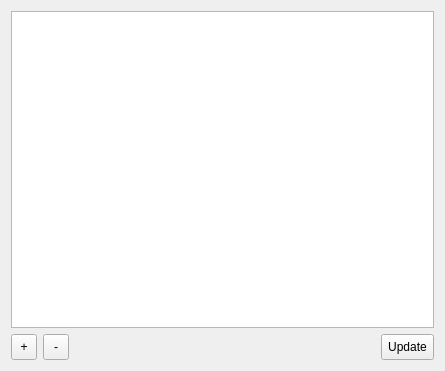
<?xml version="1.0" encoding="UTF-8"?>
<ui version="4.0">
 <class>Form</class>
 <widget class="QWidget" name="Form">
  <property name="geometry">
   <rect>
    <x>0</x>
    <y>0</y>
    <width>445</width>
    <height>371</height>
   </rect>
  </property>
  <property name="sizePolicy">
   <sizepolicy hsizetype="Minimum" vsizetype="Minimum">
    <horstretch>0</horstretch>
    <verstretch>0</verstretch>
   </sizepolicy>
  </property>
  <property name="windowTitle">
   <string>Form</string>
  </property>
  <layout class="QVBoxLayout" name="verticalLayout_2">
   <item>
    <layout class="QVBoxLayout" name="verticalLayout" stretch="1,0">
     <item>
      <widget class="QListWidget" name="versionList">
       <property name="minimumSize">
        <size>
         <width>300</width>
         <height>100</height>
        </size>
       </property>
      </widget>
     </item>
     <item>
      <layout class="QHBoxLayout" name="horizontalLayout">
       <item>
        <widget class="QToolButton" name="addButton">
         <property name="minimumSize">
          <size>
           <width>26</width>
           <height>26</height>
          </size>
         </property>
         <property name="maximumSize">
          <size>
           <width>26</width>
           <height>26</height>
          </size>
         </property>
         <property name="text">
          <string>+</string>
         </property>
         <property name="icon">
          <iconset resource="../bertos.qrc">
           <normaloff>:/images/listadd.png</normaloff>:/images/listadd.png</iconset>
         </property>
         <property name="iconSize">
          <size>
           <width>16</width>
           <height>16</height>
          </size>
         </property>
        </widget>
       </item>
       <item>
        <widget class="QToolButton" name="removeButton">
         <property name="minimumSize">
          <size>
           <width>26</width>
           <height>26</height>
          </size>
         </property>
         <property name="maximumSize">
          <size>
           <width>26</width>
           <height>26</height>
          </size>
         </property>
         <property name="text">
          <string>-</string>
         </property>
         <property name="icon">
          <iconset resource="../bertos.qrc">
           <normaloff>:/images/listremove.png</normaloff>:/images/listremove.png</iconset>
         </property>
         <property name="iconSize">
          <size>
           <width>16</width>
           <height>16</height>
          </size>
         </property>
        </widget>
       </item>
       <item>
        <spacer name="horizontalSpacer">
         <property name="orientation">
          <enum>Qt::Horizontal</enum>
         </property>
         <property name="sizeHint" stdset="0">
          <size>
           <width>40</width>
           <height>20</height>
          </size>
         </property>
        </spacer>
       </item>
       <item>
        <widget class="QToolButton" name="updateButton">
         <property name="minimumSize">
          <size>
           <width>0</width>
           <height>26</height>
          </size>
         </property>
         <property name="maximumSize">
          <size>
           <width>16777215</width>
           <height>26</height>
          </size>
         </property>
         <property name="text">
          <string>Update</string>
         </property>
        </widget>
       </item>
      </layout>
     </item>
    </layout>
   </item>
  </layout>
 </widget>
 <resources>
  <include location="../bertos.qrc"/>
 </resources>
 <connections/>
</ui>
